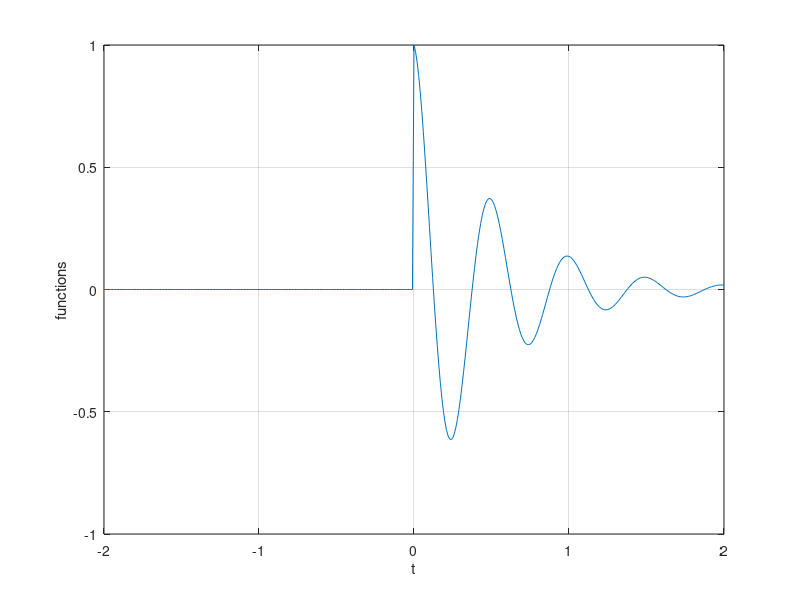

Recreate this plot in MATLAB.
%C1

f = @(t) exp(-2*t).*cos(4*pi*t);
u = @(t) 1.0.*(t>=0);
g = @(t) f(t).*u(t);
t = (-2:0.01:2);
plot(t,g(t)); xlabel('t'); ylabel('functions'); grid;

%hold on

%C2

%s = @(t) g(t+1);
%t = (-2:0.01:4);plot(t,s(t)); xlabel('t'); ylabel('s(t)'); grid;

%hold off

%C3
%a = [1, 3, 5, 7]; 
%f = @(t, a) exp(-2).*exp(-a.*t).*cos(4*pi*t);
%u = @(t) 1.0.*(t>=0);
%s2 = @(t, a) f(t, a).*u(t);

%t=(0:0.01:4);


%hold on

%for i = 1:length(a)
%    plot(t, s2(t, a(i)), 'DisplayName', ['a = ', num2str(a(i))]);
%end

%xlabel('t'); ylabel('s2(t)'); grid;

%hold off


